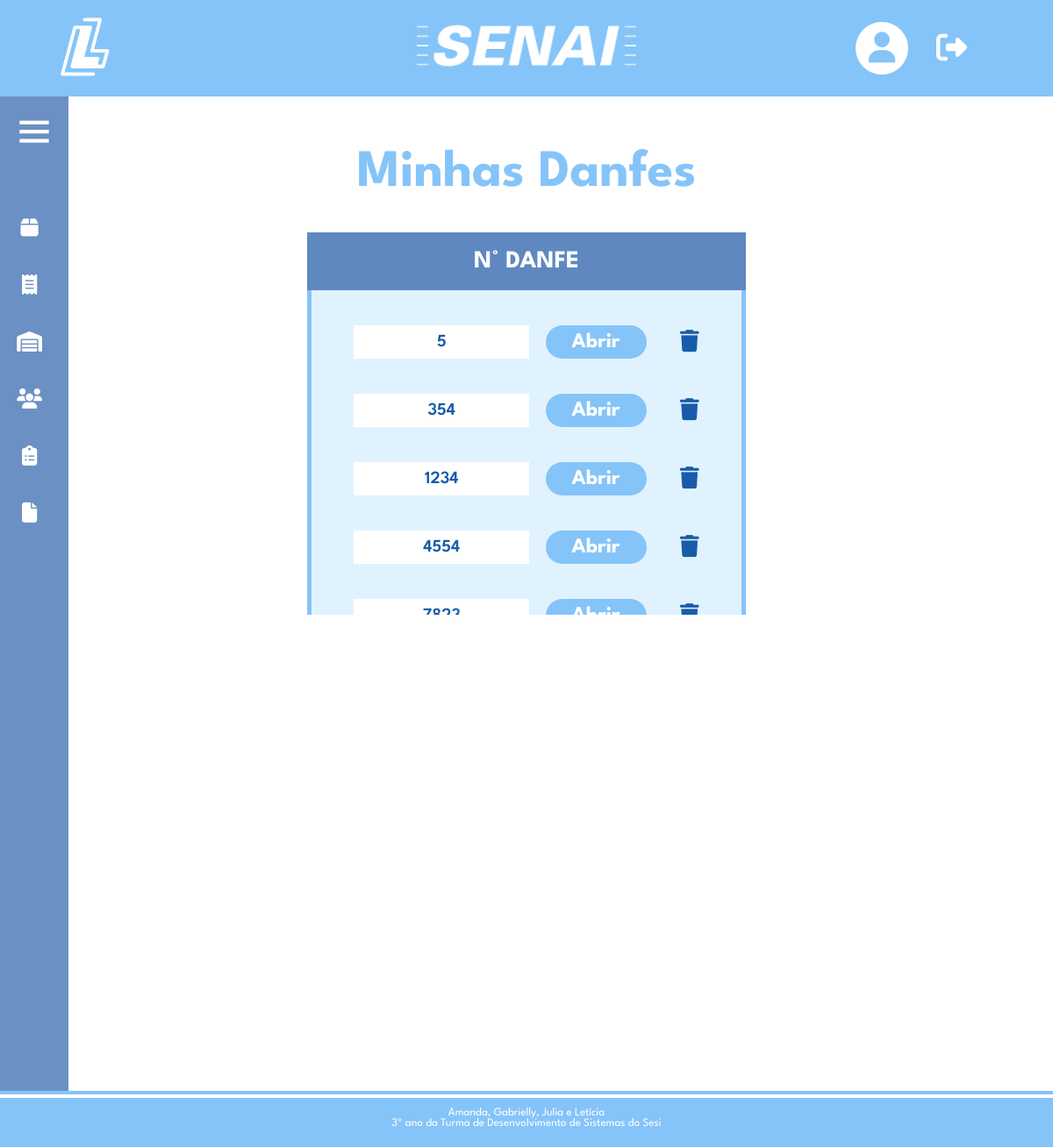
/minhadanfe.php (signed in), run on the app's committed database.
### tables this page shows
CREATE TABLE `danfe` (
  `id` int(11) NOT NULL,
  `codbarra` int(11) NOT NULL,
  `n` varchar(255) NOT NULL,
  `serie` varchar(255) NOT NULL,
  `operacao` tinyint(1) NOT NULL,
  `data_emissao` date NOT NULL,
  `hora_emissao` time NOT NULL
);

### minhadanfe.php (the view, shortened to what this page needs)
<!DOCTYPE html>
<html lang="pt">
<?php
include_once('config.php');
?>
<head>
  <link rel="stylesheet" type="text/css" href="estiloHome.css" media="screen" />
  <link rel="stylesheet" type="text/css" href="estiloMinhaDanfe.css" media="screen" />
  <link href='https://unpkg.com/boxicons@2.0.7/css/boxicons.min.css' rel='stylesheet'>
</head>
<body>
  <header class="header-topo">
    <div class="logSenai">
      <a href="homeP.php"><img src="imagens/logo-logsenai.png" alt="Minha Figura" width="75" height="auto"></a>
    </div>
    <div class="logo">
      <a href="homeP.php"><img src="imagens/senai-branco.png" alt="Minha Figura" width="250" height="auto"></a>
    </div>
    <div class="menu-header">
      <div class="dropdown-perfil">
        <a href="#">
          <div class="circulo">
            <i class="fa-solid fa-user"></i>
          </div>
        </a>
      </div>
      <a href="sair.php"><i class="fa-solid fa-right-from-bracket"></i></a>
    </div>
  </header>
  <div class="sidebar close">
    <div class="logo-details">
      <i class="bx bx-menu"></i>
    </div>
    <ul class="nav-links">
      <li>
        <div class="iocn-link">
          <a href="#">
            <i class="fa-solid fa-box"></i>
          </a>
        </div>
      </li>
      <li>
        <div class="iocn-link">
          <a href="#">
            <i class="fa-solid fa-receipt"></i>
          </a>
        </div>
      </li>
      <li>
        <div class="iocn-link">
          <a href="containerP.php">
            <i class="fa-solid fa-warehouse"></i>
          </a>
        </div>
      </li>
      <li>
        <a href="alunos.php">
          <i class="fa-solid fa-users"></i>
        </a>
      </li>
      <li>
        <div class="iocn-link">
          <a href="#">
            <i class="fa-solid fa-clipboard-list fa-lg"></i>
          </a>
        </div>
      </li>
      <li>
        <a href="relatoriosP.php">
          <i class="fa-solid fa-file"></i>
        </a>
      </li>
    </ul>
  </div>
  <div class="conteudo">
    <div class="titulo-conteudo">
      <h1>Minhas Danfes</h1>
    </div>
    <div class="linha">
      <div class="quadroMinhaDanfe">
        <div class="titulo-quadro">
          <p>N° DANFE</p>
        </div>
        <div class="MinhaDanfe">
          <?php
          $sql = "SELECT * FROM danfe";
          $resultado = $conexao->query($sql);
          if ($resultado->num_rows > 0) {
            while ($row = $resultado->fetch_assoc()) {
              echo '<div class="linhaMinhaDanfe">';
              echo '<input type="text" value="' . $row['id'] . '" readonly>';
              echo '<a href="verDanfe.php?id=' . $row['id'] . '"><button>Abrir</button></a>';
              echo "<td><div class='botaoDeletar' onclick='confirmarExclusao(" . $row['id'] . ")'><i class='fa-solid fa-trash'></i></div></td>";
              echo '</div>';
            }
          } else {
            echo '<div class="linhaMinhaDanfe">';
            echo '<p>Nenhuma DANFE encontrada.</p>';
            echo '</div>';
          }
          ?>
        </div>
      </div>
    </div>
  </div>
  <?php
  include_once('footer.php');
  ?>
</body>
</html>

### estiloHome.css (style rules this page uses)
body, html { height: 100%; width: 100%; margin: 0px; }
p { margin: 0; }
.header-topo { background-color: #85C4F9; width: 100%; height: auto; padding: 10px 0px; display: flex; justify-content: space-between; }
.logo { margin: 10px 5px 5px 10px; justify-self: center; }
.logSenai { margin: 5px 120PX 5px 5%; }
.linha { background-color: #85C4F9; width: 100%; height: 4px; }
.menu-header { display: flex; align-items: center; justify-content: space-around; margin: 5px 8% 5px 5px }
.menu-header a { margin-left: 30px; display: flex; align-items: center; text-decoration: none; }
.menu-header i { font-size: 35px; color: #fff; margin: 0px 2px; }
.circulo { width: 60px; height: 60px; background-color: #fff; border-radius: 40px; display: flex; justify-content: center; align-items: center; }
.circulo i { color:#85C4F9; font-size: 35px; }
.titulo-conteudo { width: 100%; height: auto; display: flex; justify-content: center; }
.titulo-conteudo h1 { font-size: 60px; font-weight: bold; font-family: "League Spartan", sans-serif; color: #85C4F9; margin-top: 60px; }
.sidebar { position: fixed; left: 0; height: 100%; width: 260px; background: #6A90C4; transition: all 0.5s ease; }
.sidebar.close { width: 78px; }
.sidebar .logo-details { height: 60px; width: 100%; display: flex; align-items: center; margin-top: 10px; }
.sidebar .logo-details i { font-size: 50px; color: #fff; height: 50px; min-width: 78px; text-align: center; line-height: 50px; }
.sidebar .nav-links { height: 100%; padding: 30px 0 150px 0; overflow: auto; }
.sidebar.close .nav-links { overflow: visible; }
.sidebar .nav-links li { position: relative; list-style: none; transition: all 0.4s ease; }
.sidebar .nav-links li .iocn-link { display: flex; align-items: center; justify-content: space-between; }
.sidebar.close .nav-links li .iocn-link { display: block }
.sidebar .nav-links li i { height: 65px; min-width: 67px; text-align: center; line-height: 66px; color: #fff; font-size: 23px; cursor: pointer; transition: all 0.3s ease; }
.sidebar .nav-links li a { display: flex; align-items: center; text-decoration: none; }
.bx-menu { cursor:pointer; }

### estiloMinhaDanfe.css (style rules this page uses)
.linha { width: 100%; display: flex; justify-content: center; height: auto; background-color: #fff; }
.quadroMinhaDanfe { width: 500px; height: auto; background-color: #e1f2ff; }
.titulo-quadro { width: 100%; background-color: #5f88c1; display: flex; justify-content: center; padding: 20px 0px 20px 0px; }
.titulo-quadro p { color: #fff; font-size:28px; font-weight: 700; font-family: "League Spartan", sans-serif; }
.MinhaDanfe { border-right: 5px solid #85C4F9; border-left: 5px solid #85C4F9; display: block; overflow-y: scroll; height: 350px; padding-top: 20px; }
.linhaMinhaDanfe { display: flex; justify-content: space-evenly; padding: 20px 30px 20px 30px; }
.linhaMinhaDanfe input { border: none; text-align: center; color: #185CA9; font-size:20px; width: 200px; font-weight: 600; font-family: "League Spartan", sans-serif; padding: 5px 0px; }
.linhaMinhaDanfe button { border: none; background-color: #85C4F9; color: #fff; font-size:24px; font-weight: 700; font-family: "League Spartan", sans-serif; padding: 8px 30px; border-radius: 30px; }
.botaoDeletar { align-items: center; display: flex; justify-content: center; margin-left: 20px; }
.botaoDeletar i { color: #185CA9; font-size: 25px; }

### data on the page
danfe: id "5"
danfe: id "354"
danfe: id "1234"
danfe: id "4554"
danfe: id "7823"
